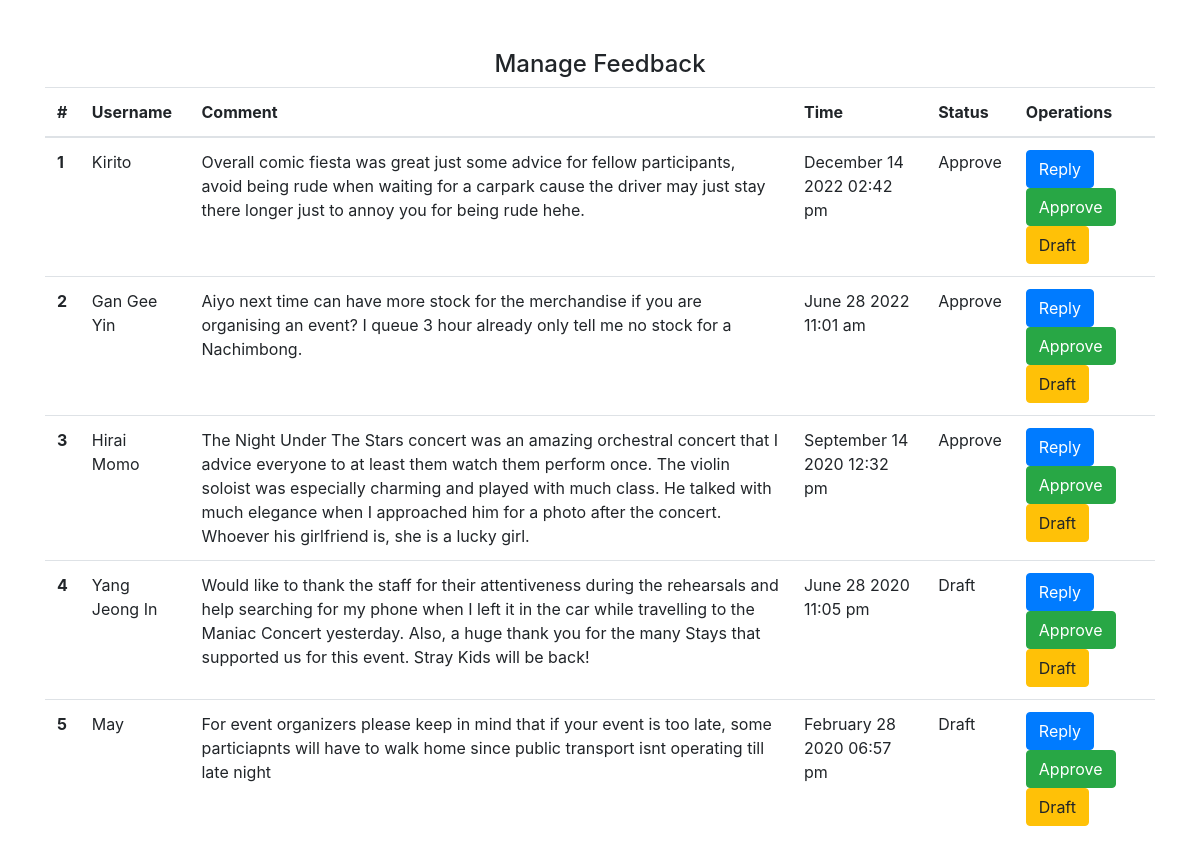
/FYP/feedbackAdmin.php, run on the app's committed database.
### tables this page shows
CREATE TABLE IF NOT EXISTS `feedback` (
  `feedback_id` int NOT NULL AUTO_INCREMENT,
  `username` varchar(255) NOT NULL,
  `comments` varchar(400) NOT NULL,
  `submit_time` timestamp NOT NULL DEFAULT CURRENT_TIMESTAMP,
  `feedback_status` varchar(255) NOT NULL DEFAULT 'draft',
  PRIMARY KEY (`feedback_id`)
);

### FYP/feedbackAdmin.php (the view, shortened to what this page needs)
<?php
include("includes/database.php");
?>
<!doctype html>
<html lang="en">
  <head>
    <link rel="stylesheet" href="https://cdn.jsdelivr.net/npm/bootstrap@4.6.1/dist/css/bootstrap.min.css">
  </head>
  <body>
    <div class="container" style="margin-top:50px;">
    <h4 class="text-center">Manage Feedback</h4>
    <table class="table">
        <thead>
            <tr>
                <th scope="col">#</th>
                <th scope="col">Username</th>
                <th scope="col">Comment</th>
                <th scope="col">Time</th>
                <th scope="col">Status</th>
                <th scope="col">Operations</th>
            </tr>
        </thead>
        <tbody>
            <?php
            $sql = "SELECT * FROM feedback ORDER BY submit_time DESC";
            $result = mysqli_query($conn, $sql);
            $counter = 1;
            while($row = mysqli_fetch_assoc($result)) {
            ?>
            <tr>
                <th scope="row"><?php echo $counter++; ?></th>
                <td><?php echo $row["username"]; ?></td>
                <td><?php echo $row["comments"]; ?></td>
                <td><?php echo date("F d Y h:i a", strtotime($row["submit_time"])); ?></td>
                <td><?php echo $row["feedback_status"]; ?></td>
                <td>
                    <a href="view-feedback.php?id=<?php echo $row["feedback_id"]; ?>" class="btn btn-primary">Reply</a>
                    <a href="functions/updateFeedbackStatus.php?id=<?php echo $row["feedback_id"]; ?>&status=Approve" class="btn btn-success">Approve</a>
                    <a href="functions/updateFeedbackStatus.php?id=<?php echo $row["feedback_id"]; ?>&status=Draft" class="btn btn-warning">Draft</a>
                </td>
            </tr>
            <?php } ?>
        </tbody>
        </table>
    </div>
  </body>
</html>

### data on the page
feedback: username "Kirito", comments "Overall comic fiesta was great just some advice for fellow participants, avoid being rude when waiting for a carpark cause the driver may just stay there longer just to annoy you for being rude hehe.", submit_time "December 14 2022 02:42 pm", feedback_status "Approve"
feedback: username "Gan Gee Yin", comments "Aiyo next time can have more stock for the merchandise if you are organising an event? I queue 3 hour already only tell me no stock for a Nachimbong.", submit_time "June 28 2022 11:01 am", feedback_status "Approve"
feedback: username "Hirai Momo", comments "The Night Under The Stars concert was an amazing orchestral concert that I advice everyone to at least them watch them perform once. The violin soloist was especially charming and played with much class. He talked with much elegance when I approached him for a photo after the concert. Whoever his girlfriend is, she is a lucky girl.", submit_time "September 14 2020 12:32 pm", feedback_status "Approve"
feedback: username "Yang Jeong In", comments "Would like to thank the staff for their attentiveness during the rehearsals and help searching for my phone when I left it in the car while travelling to the Maniac Concert yesterday. Also, a huge thank you for the many Stays that supported us for this event. Stray Kids will be back!", submit_time "June 28 2020 11:05 pm", feedback_status "Draft"
feedback: username "May", comments "For event organizers please keep in mind that if your event is too late, some particiapnts will have to walk home since public transport isnt operating till late night", submit_time "February 28 2020 06:57 pm", feedback_status "Draft"
